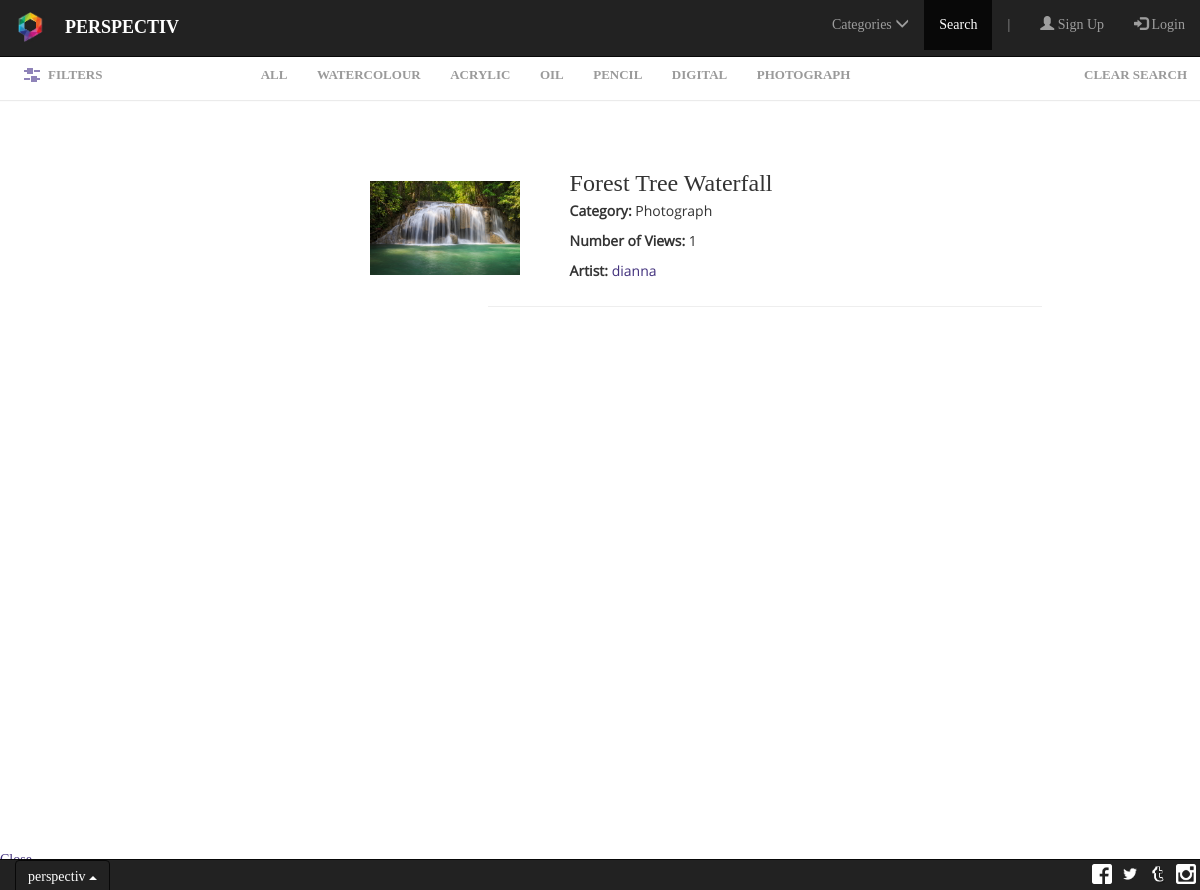
Screenshot of /Search.php?category=photograph with the database file from the repository.
### tables this page shows
CREATE TABLE IF NOT EXISTS `image` (
  `UserID` varchar(6) NOT NULL,
  `ImageID` varchar(50) NOT NULL,
  `Title` varchar(50) NOT NULL,
  `Caption` text NOT NULL,
  `Category` varchar(50) NOT NULL,
  `AllowRating` varchar(1) NOT NULL,
  `AllowComments` varchar(1) NOT NULL,
  `Date` varchar(10) NOT NULL,
  `numViews` int(11) NOT NULL,
  PRIMARY KEY (`UserID`,`ImageID`)
);

CREATE TABLE IF NOT EXISTS `user` (
  `UserID` varchar(6) NOT NULL,
  `Fname` char(255) NOT NULL,
  `Lname` char(255) NOT NULL,
  `username` char(255) NOT NULL,
  `email` varchar(255) DEFAULT NULL,
  `password` varchar(255) NOT NULL,
  `numImages` int(11) NOT NULL,
  PRIMARY KEY (`UserID`),
  UNIQUE KEY `username` (`username`,`email`)
);

### Search.php (the view, shortened to what this page needs)
<?php
	$link = mysqli_connect("localhost", "root", "", "seng513_perspectiv");
	$linkchoice = '';
	if (isset($_GET['run']))
		$linkchoice = $_GET['run'];
	else if (isset($_SESSION['linkchoice']))
		$linkchoice = $_SESSION['linkchoice'];
	$photograph = "photograph";
	if (!isset($_SESSION['sql']))
		switch ($linkchoice) {
			case 'photograph' :
				$sql = "select * from image where Category='$photograph'";
				break;
		}
	else
	{
		$sql = $_SESSION['sql'];
	}
	$result = mysqli_query($link,$sql);
?>
<!DOCTYPE html>
<html lang="en" xmlns="http://www.w3.org/1999/xhtml">
<head>
    <link rel="stylesheet" href="http://maxcdn.bootstrapcdn.com/bootstrap/3.3.6/css/bootstrap.min.css">
    <link rel="stylesheet" href="Stylesheets/SearchStylesheet.css" />
	<link rel="stylesheet" href="Stylesheets/style.css" />
	<link rel="stylesheet" href="Stylesheets/navbar.css" />
</head>
<body>
    <nav class="navbar navbar-inverse navbar-fixed-top">
        <div class="container-fluid">
            <div class="navbar-header">
                <a class="navbar-brand" href="Home.php">
                    <img alt="Brand" class="brand" src="Stylesheets/Logo.jpg">
                </a>
                <p class="navbar-text" style="color: white; font-weight: bold; font-size: 18px;">PERSPECTIV
                </p>
            </div>
            <div class="collapse navbar-collapse" id="Navbar">
                <ul class="nav navbar-nav navbar-right">
                    <li class="dropdown">
                        <a class="dropdown-toggle" data-toggle="dropdown" href="#">Categories  <span class="glyphicon glyphicon-menu-down"><small></small></span></a>
                    </li>
                    <li class="active"><a href="Search.php">Search</a></li>
                    <li><p class="navbar-text hidden-sm hidden-xs"> | </p></li>
					<?php
						if (!isset($_SESSION['login_user']))
						{
							echo '<li><a href="Signup.php"><span class="glyphicon glyphicon-user"></span> Sign Up</a></li>';
							echo '<li><a href="Login.php"><span class="glyphicon glyphicon-log-in"></span> Login</a></li>';
						}
					?>
                </ul>
            </div>
        </div>
    </nav>
	<nav class="navbar navbar-xs navbar-inverse navbar-fixed-bottom">
		<div class="container-fluid">
			<div class="footer-text navbar-header">
				<div class="dropup">
					<button class="btn dropdown-toggle inverse-dropdown" type="button" id="footer-dropdown" data-toggle="dropdown" aria-haspopup="true" aria-expanded="false">
					perspectiv
						<span class="caret"></span>
					</button>
				</div>
			</div>
			<ul class="nav navbar-nav navbar-right">
				<li><a class="footer-link" style="padding: 0px 0px" href="http://www.facebook.com">
					<img class="footer-btn" src="Assets/brand_assets/fb/FB-f-Logo__white_29.png"/></a></li>
				<li><a class="footer-link" style="padding: 0px 0px" href="http://www.twitter.com">
					<img class="footer-btn" src="Assets/brand_assets/twitter/TwitterLogo_white.png"/></a></li>
				<li><a class="footer-link" style="padding: 0px 0px" href="http://www.tumblr.com">
					<img class="footer-btn" src="Assets/brand_assets/tumblr/tumblr_logo_white_transparent-32.png"/></a></li>
				<li><a class="footer-link" style="padding: 0px 0px" href="http://www.instagram.com">
					<img class="footer-btn" src="Assets/brand_assets/insta/ig_glyph_logo.png"/></a></li>
			</ul>
		</div>
	</nav>
	<main class="cd-main-content">
		<div class="cd-tab-filter-wrapper">
			<div class="cd-tab-filter">
				<ul class="cd-filters">
					<li class="filter"><a href="?run=all">All</a></li>
					<li class="filter"><a href="?run=watercolour">Watercolour</a></li>
					<li class="filter"><a href="?run=acrylic">Acrylic</a></li>
					<li class="filter"><a href="?run=oil">Oil</a></li>
					<li class="filter"><a href="?run=pencil">Pencil</a></li>
					<li class="filter"><a href="?run=digital">Digital</a></li>
					<li class="filter"><a href="?run=photograph">Photograph</a></li>
					<li class="filter right"><a href="?run=clear">Clear Search</a></li>
				</ul>
			</div>
		</div>
		<section class="cd-gallery">
			<div class="col-xs-12" id="gal">
				<?php
					while ($row = mysqli_fetch_assoc($result))
					{
						$dir = "uploads/" . $row['UserID'] . "/" . $row['ImageID'];
						$user = $row["UserID"];
						$sql1 = "select username from user where UserID='$user'";
						$result1 = mysqli_query($link,$sql1);
						$row1 = mysqli_fetch_row($result1);
						echo '<form class="search" name="search" method="post" action="Dedicated.php">';
						echo '<div class="media">';
						echo '<div class="media-left media-middle">';
						echo '<input type="image" name="img" alt="submit" style="width: 150px;" id="search-img" src="' . $dir . '" value="' . $dir . '">';
						echo '</div>';
						echo '<div class="media-body">';
						echo '<h3 class="media-heading">' . $row["Title"] . '</h3>';
						echo '<p><b>Category: </b>' . $row["Category"] . '</p>';
						echo '<p><b>Number of Views: </b>' . $row["numViews"] . '</p>';
						echo "<p><b>Artist: </b><a href='?artistpage=" . $user . "'>$row1[0]</a></p>";
						echo '</div>';
						echo '</div>';
						echo '<hr align="middle" style="width: 70%; margin-top: 15px; margin-bottom: 15px;" />';
						echo '</form>';
					}
				?>
			</div>
		</section>
		<a href="#0" class="cd-filter-trigger">Filters</span></a>
	</main>
	<div id="carbonads-container">
		<a href="#0" class="close-carbon-adv">Close</a>
	</div>
</body>
</html>

### Stylesheets/SearchStylesheet.css (style rules this page uses)
body { padding-top: 50px; font-family: 'CodePro'; padding-bottom: 20px; overflow-x: hidden; }
.media-heading { font-family: 'CodePro'; }
li.right { float:right; }
.media-body { padding-left: 40px; font-family: 'Open Sans', sans-serif; text-align: left; }
.media { padding-top: 20px; }
@media only screen and (min-width: 992px) { body { padding-bottom: 20px; } }
@media only screen and (min-width: 992px) { #gal { padding-left: 30%; } }

### Stylesheets/style.css (style rules this page uses)
*, *::after, *::before { -webkit-box-sizing: border-box; -moz-box-sizing: border-box; box-sizing: border-box; }
a { color: #41307c; text-decoration: none; }
.cd-main-content { position: relative; min-height: 100vh; }
.cd-main-content:after { content: ""; display: table; clear: both; }
.cd-tab-filter-wrapper { background-color: #ffffff; box-shadow: 0 1px 1px rgba(0, 0, 0, 0.08); z-index: 1; }
.cd-tab-filter-wrapper:after { content: ""; display: table; clear: both; }
.cd-tab-filter { position: relative; height: 50px; width: 140px; margin: 0 auto; z-index: 1; }
.cd-tab-filter::after { content: ''; position: absolute; right: 14px; top: 50%; bottom: auto; -webkit-transform: translateY(-50%); -moz-transform: translateY(-50%); -ms-transform: translateY(-50%); -o-transform: translateY(-50%); transform: translateY(-50%); display: inline-block; width: 16px; height: 16px; background: url("../img/cd-icon-arrow.svg") no-repeat center center; -webkit-transition: all 0.3s; -moz-transition: all 0.3s; transition: all 0.3s; pointer-events: none; }
.cd-tab-filter ul { position: absolute; top: 0; left: 0; background-color: #ffffff; box-shadow: inset 0 -2px 0 #41307c; }
.cd-tab-filter li { display: none; }
.cd-tab-filter a { display: block; height: 50px; width: 140px; line-height: 50px; padding-left: 14px; }
@media only screen and (min-width: 768px) { .cd-tab-filter { width: auto; cursor: auto; } }
@media only screen and (min-width: 768px) { .cd-tab-filter::after { display: none; } }
@media only screen and (min-width: 768px) { .cd-tab-filter ul { background: transparent; position: static; box-shadow: none; text-align: center; } }
@media only screen and (min-width: 768px) { .cd-tab-filter li { display: inline-block; } }
@media only screen and (min-width: 768px) { .cd-tab-filter a { display: inline-block; padding: 0 1em; width: auto; color: #9a9a9a; text-transform: uppercase; font-weight: 700; font-size: 1.3rem; } }
@media only screen and (min-width: 1170px) { .cd-tab-filter { width: 100%; float: right; margin: 0; -webkit-transition: width 0.3s; -moz-transition: width 0.3s; transition: width 0.3s; } }
.cd-gallery { padding: 26px 5%; width: 100%; }
@media only screen and (min-width: 768px) { .cd-gallery { padding: 40px 3%; } }
@media only screen and (min-width: 1170px) { .cd-gallery { padding: 50px 2%; float: right; -webkit-transition: width 0.3s; -moz-transition: width 0.3s; transition: width 0.3s; } }
.cd-filter-trigger { position: absolute; top: 0; left: 0; height: 50px; line-height: 50px; width: 60px; overflow: hidden; text-indent: 100%; color: transparent; white-space: nowrap; background: transparent url("cd-icon-filter.svg") no-repeat center center; z-index: 3; }
@media only screen and (min-width: 1170px) { .cd-filter-trigger { width: auto; left: 2%; text-indent: 0; color: #9a9a9a; text-transform: uppercase; font-size: 1.3rem; font-weight: 700; padding-left: 24px; background-position: left center; -webkit-transition: color 0.3s; -moz-transition: color 0.3s; transition: color 0.3s; } }

### Stylesheets/navbar.css (style rules this page uses)
.navbar { font-family: 'CodePro'; }
.navbar-xs { min-height: 20px; height: 20px; }
.navbar-xs .navbar-nav > li > a { padding-top: 5px; padding-bottom: 5px; line-height: 20px; }
.brand { width: 30px; height: 30px; }
.footer-link { padding: 0px 0px; text-decoration: none; }
.footer-btn { width: 20px; height: 20px; margin-top: 4px; margin-left: 4px; margin-right: 4px; }
.navbar-fixed-bottom { padding-bottom: 30px; }
#footer-dropdown { color: white; }
@media only screen and (min-width: 992px) { .brand { margin-right: -10px; margin-top: -3px; } }

### rows the page displays
image: Title "Forest Tree Waterfall", Category "Photograph", numViews "1", UserID.username "dianna"
